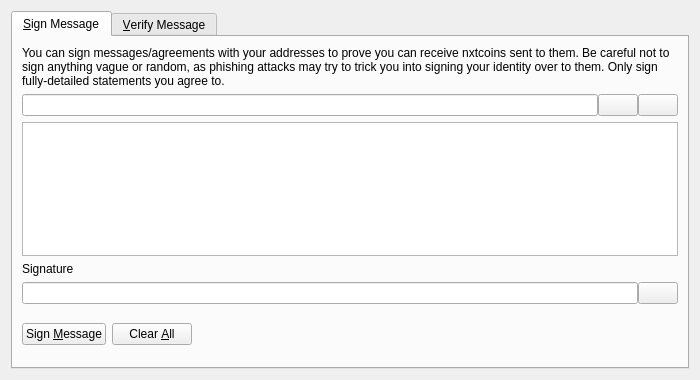
<?xml version="1.0" encoding="UTF-8"?>
<ui version="4.0">
 <class>SignVerifyMessageDialog</class>
 <widget class="QDialog" name="SignVerifyMessageDialog">
  <property name="geometry">
   <rect>
    <x>0</x>
    <y>0</y>
    <width>700</width>
    <height>380</height>
   </rect>
  </property>
  <property name="windowTitle">
   <string>Signatures - Sign / Verify a Message</string>
  </property>
  <property name="modal">
   <bool>true</bool>
  </property>
  <layout class="QVBoxLayout" name="verticalLayout">
   <item>
    <widget class="QTabWidget" name="tabWidget">
     <property name="currentIndex">
      <number>0</number>
     </property>
     <widget class="QWidget" name="tabSignMessage">
      <attribute name="title">
       <string>&amp;Sign Message</string>
      </attribute>
      <layout class="QVBoxLayout" name="verticalLayout_SM">
       <item>
        <widget class="QLabel" name="infoLabel_SM">
         <property name="text">
          <string>You can sign messages/agreements with your addresses to prove you can receive nxtcoins sent to them. Be careful not to sign anything vague or random, as phishing attacks may try to trick you into signing your identity over to them. Only sign fully-detailed statements you agree to.</string>
         </property>
         <property name="textFormat">
          <enum>Qt::PlainText</enum>
         </property>
         <property name="wordWrap">
          <bool>true</bool>
         </property>
        </widget>
       </item>
       <item>
        <layout class="QHBoxLayout" name="horizontalLayout_1_SM">
         <property name="spacing">
          <number>0</number>
         </property>
         <item>
          <widget class="QValidatedLineEdit" name="addressIn_SM">
           <property name="toolTip">
            <string>The Nxtcoin address to sign the message with</string>
           </property>
          </widget>
         </item>
         <item>
          <widget class="QPushButton" name="addressBookButton_SM">
           <property name="toolTip">
            <string>Choose previously used address</string>
           </property>
           <property name="text">
            <string/>
           </property>
           <property name="icon">
            <iconset resource="../bitcoin.qrc">
             <normaloff>:/icons/address-book</normaloff>:/icons/address-book</iconset>
           </property>
           <property name="shortcut">
            <string>Alt+A</string>
           </property>
           <property name="autoDefault">
            <bool>false</bool>
           </property>
          </widget>
         </item>
         <item>
          <widget class="QPushButton" name="pasteButton_SM">
           <property name="toolTip">
            <string>Paste address from clipboard</string>
           </property>
           <property name="text">
            <string/>
           </property>
           <property name="icon">
            <iconset resource="../bitcoin.qrc">
             <normaloff>:/icons/editpaste</normaloff>:/icons/editpaste</iconset>
           </property>
           <property name="shortcut">
            <string>Alt+P</string>
           </property>
           <property name="autoDefault">
            <bool>false</bool>
           </property>
          </widget>
         </item>
        </layout>
       </item>
       <item>
        <widget class="QPlainTextEdit" name="messageIn_SM">
         <property name="toolTip">
          <string>Enter the message you want to sign here</string>
         </property>
        </widget>
       </item>
       <item>
        <widget class="QLabel" name="signatureLabel_SM">
         <property name="text">
          <string>Signature</string>
         </property>
         <property name="textFormat">
          <enum>Qt::PlainText</enum>
         </property>
        </widget>
       </item>
       <item>
        <layout class="QHBoxLayout" name="horizontalLayout_2_SM">
         <property name="spacing">
          <number>0</number>
         </property>
         <item>
          <widget class="QLineEdit" name="signatureOut_SM">
           <property name="font">
            <font>
             <italic>true</italic>
            </font>
           </property>
           <property name="readOnly">
            <bool>true</bool>
           </property>
          </widget>
         </item>
         <item>
          <widget class="QPushButton" name="copySignatureButton_SM">
           <property name="toolTip">
            <string>Copy the current signature to the system clipboard</string>
           </property>
           <property name="text">
            <string/>
           </property>
           <property name="icon">
            <iconset resource="../bitcoin.qrc">
             <normaloff>:/icons/editcopy</normaloff>:/icons/editcopy</iconset>
           </property>
           <property name="autoDefault">
            <bool>false</bool>
           </property>
          </widget>
         </item>
        </layout>
       </item>
       <item>
        <layout class="QHBoxLayout" name="horizontalLayout_3_SM">
         <item>
          <widget class="QPushButton" name="signMessageButton_SM">
           <property name="toolTip">
            <string>Sign the message to prove you own this Nxtcoin address</string>
           </property>
           <property name="text">
            <string>Sign &amp;Message</string>
           </property>
           <property name="icon">
            <iconset resource="../bitcoin.qrc">
             <normaloff>:/icons/edit</normaloff>:/icons/edit</iconset>
           </property>
           <property name="autoDefault">
            <bool>false</bool>
           </property>
          </widget>
         </item>
         <item>
          <widget class="QPushButton" name="clearButton_SM">
           <property name="toolTip">
            <string>Reset all sign message fields</string>
           </property>
           <property name="text">
            <string>Clear &amp;All</string>
           </property>
           <property name="icon">
            <iconset resource="../bitcoin.qrc">
             <normaloff>:/icons/remove</normaloff>:/icons/remove</iconset>
           </property>
           <property name="autoDefault">
            <bool>false</bool>
           </property>
          </widget>
         </item>
         <item>
          <spacer name="horizontalSpacer_1_SM">
           <property name="orientation">
            <enum>Qt::Horizontal</enum>
           </property>
           <property name="sizeHint" stdset="0">
            <size>
             <width>40</width>
             <height>48</height>
            </size>
           </property>
          </spacer>
         </item>
         <item>
          <widget class="QLabel" name="statusLabel_SM">
           <property name="font">
            <font>
             <weight>75</weight>
             <bold>true</bold>
            </font>
           </property>
           <property name="text">
            <string/>
           </property>
           <property name="wordWrap">
            <bool>true</bool>
           </property>
          </widget>
         </item>
         <item>
          <spacer name="horizontalSpacer_2_SM">
           <property name="orientation">
            <enum>Qt::Horizontal</enum>
           </property>
           <property name="sizeHint" stdset="0">
            <size>
             <width>40</width>
             <height>48</height>
            </size>
           </property>
          </spacer>
         </item>
        </layout>
       </item>
      </layout>
     </widget>
     <widget class="QWidget" name="tabVerifyMessage">
      <attribute name="title">
       <string>&amp;Verify Message</string>
      </attribute>
      <layout class="QVBoxLayout" name="verticalLayout_VM">
       <item>
        <widget class="QLabel" name="infoLabel_VM">
         <property name="text">
          <string>Enter the receiver's address, message (ensure you copy line breaks, spaces, tabs, etc. exactly) and signature below to verify the message. Be careful not to read more into the signature than what is in the signed message itself, to avoid being tricked by a man-in-the-middle attack. Note that this only proves the signing party receives with the address, it cannot prove sendership of any transaction!</string>
         </property>
         <property name="textFormat">
          <enum>Qt::PlainText</enum>
         </property>
         <property name="alignment">
          <set>Qt::AlignLeading|Qt::AlignLeft|Qt::AlignTop</set>
         </property>
         <property name="wordWrap">
          <bool>true</bool>
         </property>
        </widget>
       </item>
       <item>
        <layout class="QHBoxLayout" name="horizontalLayout_1_VM">
         <property name="spacing">
          <number>0</number>
         </property>
         <item>
          <widget class="QValidatedLineEdit" name="addressIn_VM">
           <property name="toolTip">
            <string>The Nxtcoin address the message was signed with</string>
           </property>
          </widget>
         </item>
         <item>
          <widget class="QPushButton" name="addressBookButton_VM">
           <property name="toolTip">
            <string>Choose previously used address</string>
           </property>
           <property name="text">
            <string/>
           </property>
           <property name="icon">
            <iconset resource="../bitcoin.qrc">
             <normaloff>:/icons/address-book</normaloff>:/icons/address-book</iconset>
           </property>
           <property name="shortcut">
            <string>Alt+A</string>
           </property>
           <property name="autoDefault">
            <bool>false</bool>
           </property>
          </widget>
         </item>
        </layout>
       </item>
       <item>
        <widget class="QPlainTextEdit" name="messageIn_VM"/>
       </item>
       <item>
        <widget class="QValidatedLineEdit" name="signatureIn_VM"/>
       </item>
       <item>
        <layout class="QHBoxLayout" name="horizontalLayout_2_VM">
         <item>
          <widget class="QPushButton" name="verifyMessageButton_VM">
           <property name="toolTip">
            <string>Verify the message to ensure it was signed with the specified Nxtcoin address</string>
           </property>
           <property name="text">
            <string>Verify &amp;Message</string>
           </property>
           <property name="icon">
            <iconset resource="../bitcoin.qrc">
             <normaloff>:/icons/transaction_0</normaloff>:/icons/transaction_0</iconset>
           </property>
           <property name="autoDefault">
            <bool>false</bool>
           </property>
          </widget>
         </item>
         <item>
          <widget class="QPushButton" name="clearButton_VM">
           <property name="toolTip">
            <string>Reset all verify message fields</string>
           </property>
           <property name="text">
            <string>Clear &amp;All</string>
           </property>
           <property name="icon">
            <iconset resource="../bitcoin.qrc">
             <normaloff>:/icons/remove</normaloff>:/icons/remove</iconset>
           </property>
           <property name="autoDefault">
            <bool>false</bool>
           </property>
          </widget>
         </item>
         <item>
          <spacer name="horizontalSpacer_1_VM">
           <property name="orientation">
            <enum>Qt::Horizontal</enum>
           </property>
           <property name="sizeHint" stdset="0">
            <size>
             <width>40</width>
             <height>48</height>
            </size>
           </property>
          </spacer>
         </item>
         <item>
          <widget class="QLabel" name="statusLabel_VM">
           <property name="font">
            <font>
             <weight>75</weight>
             <bold>true</bold>
            </font>
           </property>
           <property name="text">
            <string/>
           </property>
           <property name="wordWrap">
            <bool>true</bool>
           </property>
          </widget>
         </item>
         <item>
          <spacer name="horizontalSpacer_2_VM">
           <property name="orientation">
            <enum>Qt::Horizontal</enum>
           </property>
           <property name="sizeHint" stdset="0">
            <size>
             <width>40</width>
             <height>48</height>
            </size>
           </property>
          </spacer>
         </item>
        </layout>
       </item>
      </layout>
     </widget>
    </widget>
   </item>
  </layout>
 </widget>
 <customwidgets>
  <customwidget>
   <class>QValidatedLineEdit</class>
   <extends>QLineEdit</extends>
   <header>qvalidatedlineedit.h</header>
  </customwidget>
 </customwidgets>
 <resources>
  <include location="../bitcoin.qrc"/>
 </resources>
 <connections/>
</ui>
